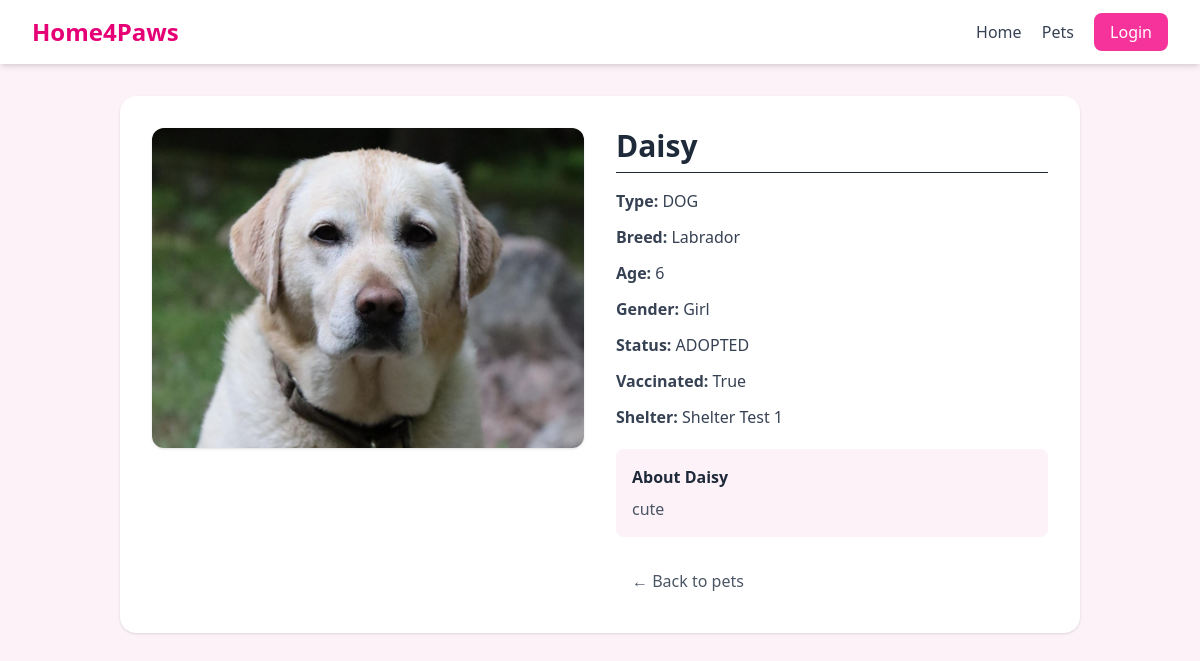
/pets/1/, run on an earlier commit of the app's database.
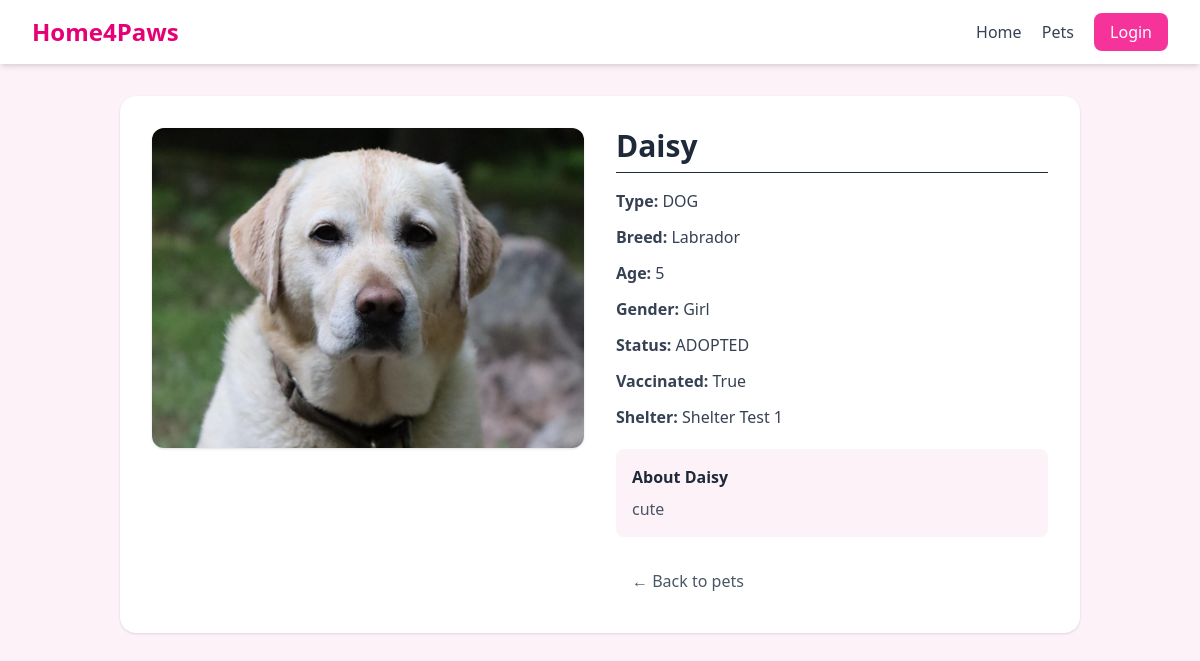
And on a later commit of the database.
### core/models.py (models this page shows, shortened)
class Pet(models.Model):#all of the pets
    PET_TYPE_CHOICES = [
        ('DOG', 'Dog'),
        ('CAT', 'Cat'),
        ('OTHER', 'Other'),
    ]
    STATUS_CHOICES = [
        ('AVAILABLE', 'Available'),
        ('ADOPTED', 'Adopted'),
    ]
    shelter = models.ForeignKey(Shelter, on_delete=models.CASCADE)
    name = models.CharField(max_length=100)
    pet_type = models.CharField(max_length=10, choices=PET_TYPE_CHOICES)
    breed = models.CharField(max_length=100)
    age = models.IntegerField()
    gender = models.CharField(max_length=10)
    description = models.TextField()
    vaccination_status = models.BooleanField(default=False)
    status = models.CharField(max_length=10, choices=STATUS_CHOICES, default='AVAILABLE')
    image = models.ImageField(upload_to='pet_images/', blank=True, null=True)

class Shelter(models.Model): #animal shelter
    name = models.CharField(max_length=100)
    location = models.CharField(max_length=150)
    contact_email = models.EmailField()
    contact_phone = models.CharField(max_length=20)
    description = models.TextField(blank=True)

### core/views.py (the view)
# urls.py: path('pets/<int:pet_id>/', views.pet_detail, name='pet_detail'),
def pet_detail(request, pet_id):
    pet = get_object_or_404(Pet, id=pet_id)
    return render(request, 'core/pet_detail.html', {'pet': pet})

### core/templates/core/pet_detail.html (shortened to what this page needs)
{% extends 'core/base.html' %}
{% block content %}
<div class="grid grid-cols-1 md:grid-cols-2 gap-8 items-start">
    <div>
        {% if pet.image %}
            <img src="{{ pet.image.url }}"
                 alt="{{ pet.name }}"
                 class="w-full h-80 object-cover rounded-xl shadow">
        {% else %}
            <div class="w-full h-80 bg-pink-100 rounded-xl flex items-center justify-center text-gray-500">
                No image available
            </div>
        {% endif %}
    </div>
    <div>
        <h1 class="text-3xl font-bold text-gray-800 mb-4 border-b pb-2">
            {{ pet.name }}
        </h1>
        <div class="space-y-3 text-gray-700">
            <p><strong>Type:</strong> {{ pet.pet_type }}</p>
            <p><strong>Breed:</strong> {{ pet.breed }}</p>
            <p><strong>Age:</strong> {{ pet.age }}</p>
            <p><strong>Gender:</strong> {{ pet.gender }}</p>
            <p><strong>Status:</strong> {{ pet.status }}</p>
            <p><strong>Vaccinated:</strong> {{ pet.vaccination_status }}</p>
            <p><strong>Shelter:</strong> {{ pet.shelter.name }}</p>
        </div>
        <div class="mt-5 bg-pink-50 rounded-lg p-4">
            <h2 class="font-semibold text-gray-800 mb-2">About {{ pet.name }}</h2>
            <p class="text-gray-600">{{ pet.description }}</p>
        </div>
        <div class="mt-6 flex gap-3 flex-wrap">
            <a href="{% url 'pet_list' %}"
               class="text-gray-600 px-4 py-2 hover:underline">
                ← Back to pets
            </a>
        </div>
    </div>
</div>
{% endblock %}

What changed in the data, as far as the page shows it:
changed Pet "Daisy": age "6" → "5"
